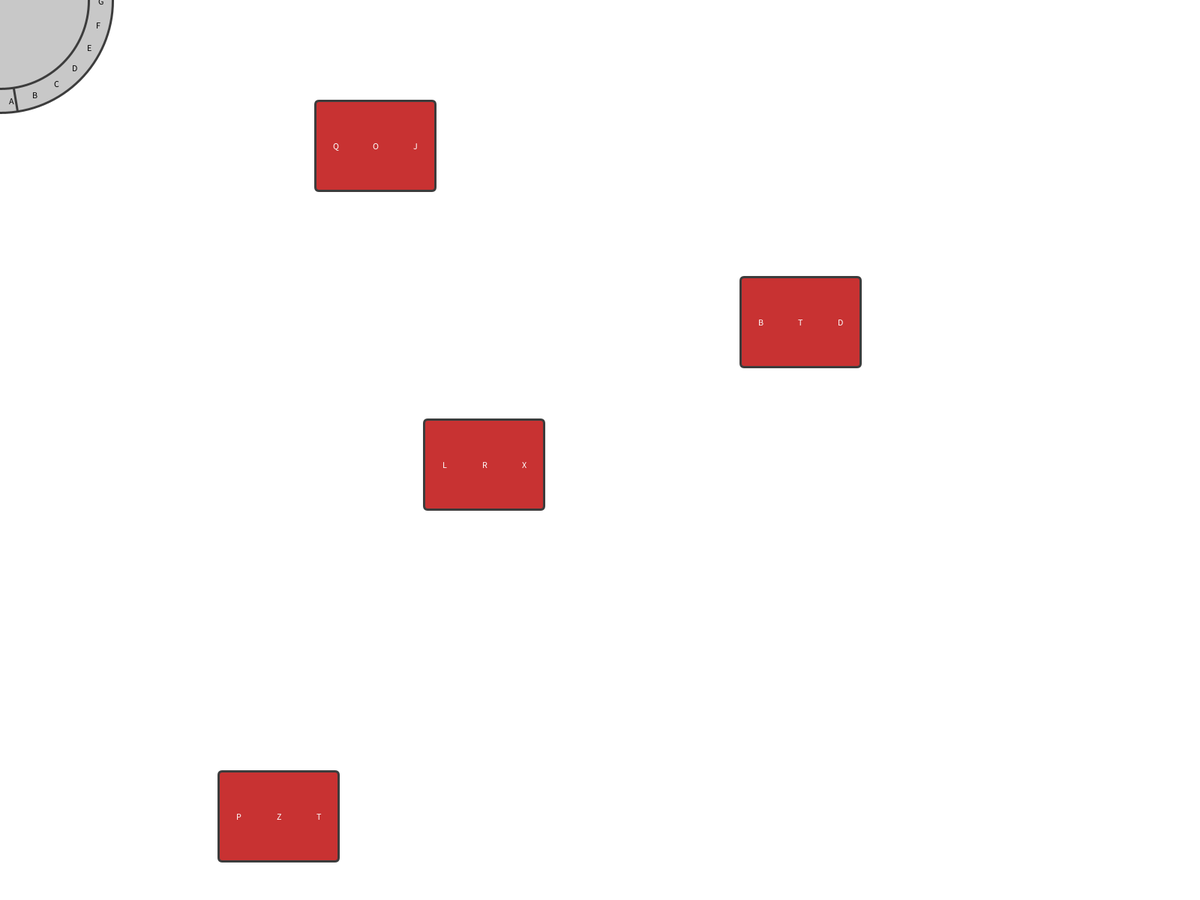
Frame 1 (no input)
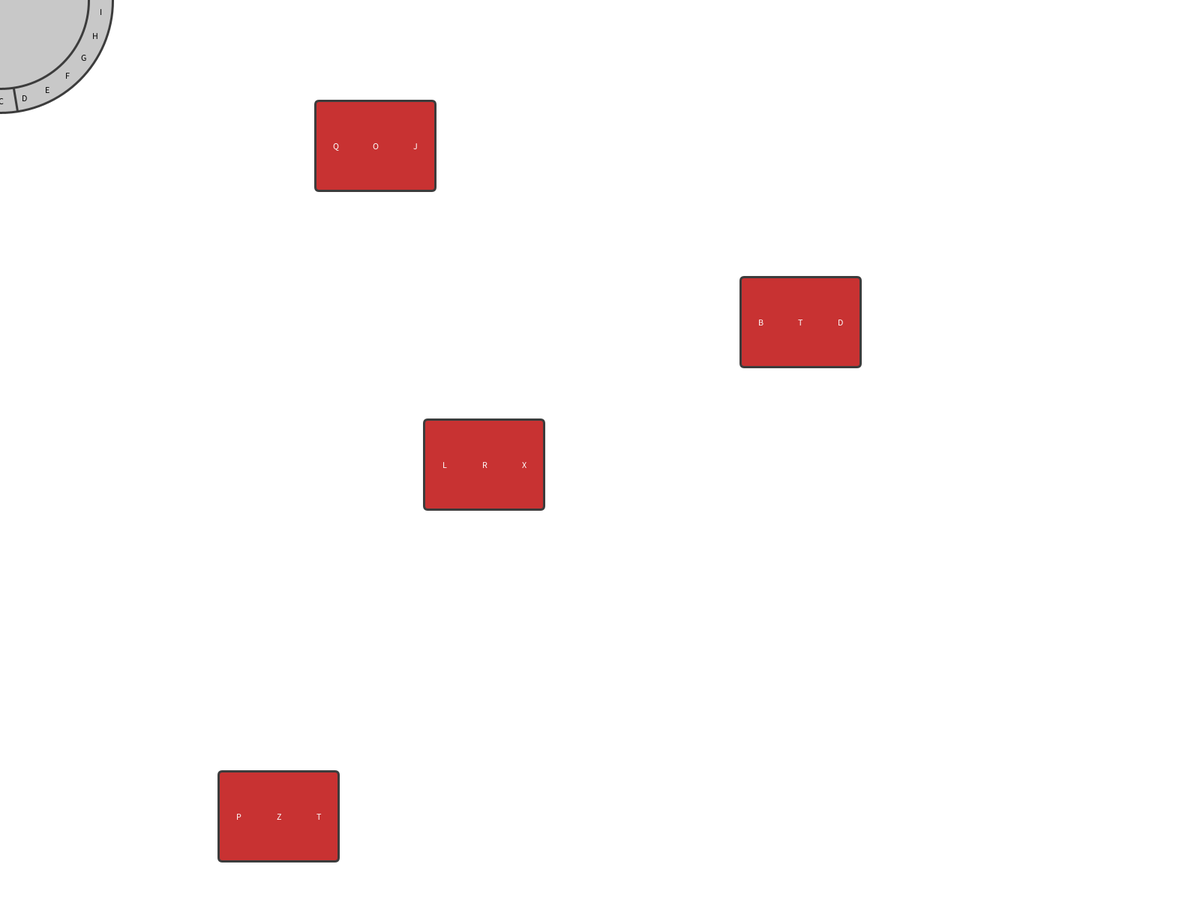
Frame 60 (the mouse pressed at the canvas centre just before this capture)
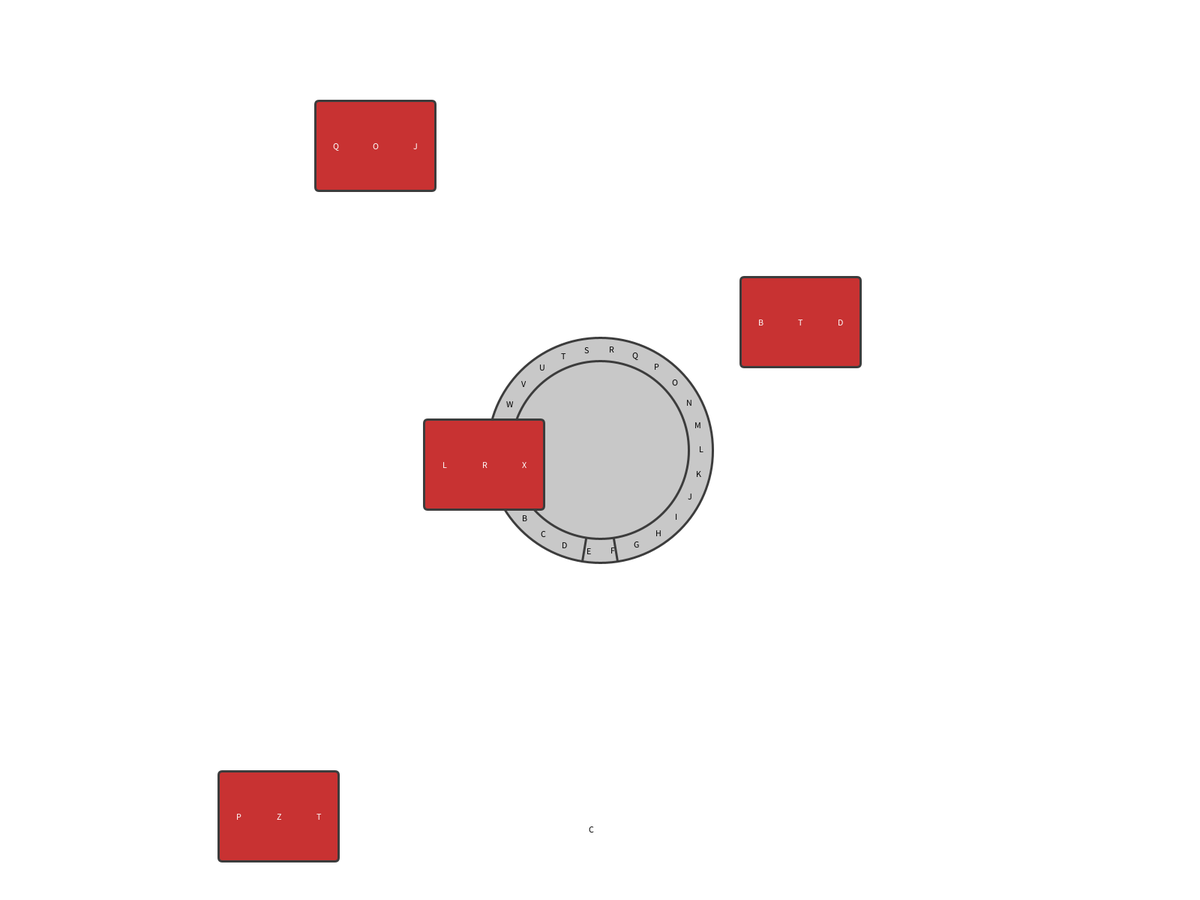
Frame 120 (the mouse held since frame 60 and released just before this capture)

The Processing sketch that drew these frames (run headless with seeded random() and noise(); from frame 60 on, the mouse is pressed at the canvas centre):

// Processing sketch: wordGame
// ── wordGame.pde
Player player;
ArrayList<Letter> letters = new ArrayList<Letter>();
Block[] blocks = new Block[4];
void setup() {
  fullScreen();
  player = new Player();
  for(int i = 0; i<blocks.length; i++){
    blocks[i] = new Block();
  }
  noCursor();
}
void draw() {
  background(255);
  player.display(mouseX, mouseY);
  for (int i = 0; i < letters.size(); i++) {
    Letter let = letters.get(i);
    let.display();
  }
  for(int i = 0; i<blocks.length; i++){
    blocks[i].display();
  }
}
void keyReleased() {
 for(int i = 0; i<blocks.length; i++){
    blocks[i] = new Block();
  }}

void mousePressed() {
  letters.add(new Letter(player.getLetter(),mouseX,mouseY+player.size/2));
}
// ── Block.pde
class Block{
  PVector pos;
  float len;
  float hgt;
  char[] chars = new char[3];
 Block(){
   float border = .1;
   len = width*.1;
   hgt = height*.1;
   pos = new PVector(random(width*border,width-width*border),(random(height*border,height-height*border)));
  for(int i = 0; i<chars.length; i++){
    chars[i] = char(90-floor(random(26)));
  }
 }
 void display(){
   fill(200,50,50);
   rect(pos.x,pos.y,len,hgt,5);
   fill(255);
   for(int i = 0; i<chars.length; i++){
    text(chars[i],pos.x+len/chars.length*i+len/chars.length/2,pos.y+hgt/2); 
   }
 }
}
// ── Letter.pde
class Letter{
  PVector pos;
  PVector vel;
  char letter;
  
  Letter(char let, float x, float y){
    letter = let;
    pos = new PVector(x,y);
    vel = new PVector(random(-1,1),random(4,8));
  }
  void display(){
    pos.add(vel);
    text(letter,pos.x,pos.y);
  }
}
// ── Player.pde
class Player {
  float size;
  Player() {
    size = height/4;
  } 
  float a;
  void display(float x, float y) {
    a+=.01;
    fill(200);
    stroke(60);
    strokeWeight(3);
    ellipse(x, y, size, size);
    for (int i = 0; i<26; i++) {
      fill(0);
      textAlign(CENTER, CENTER);
      float cx = x+cos(TAU/26*i+a+PI/2+TAU/26/2)*(size*.9)/2;
      float cy = y+sin(TAU/26*i+a+PI/2+TAU/26/2)*(size*.9)/2;
      text(char(90-i), cx, cy);
    }
    float newsize = 0.8;
    float dif = PI/20;
    line(x+cos(PI/2+dif)*size/2, y+sin(PI/2+dif)*size/2, x+cos(PI/2+dif)*size/2*newsize, y+sin(PI/2+dif)*size/2*newsize);
    dif = -dif;
    line(x+cos(PI/2+dif)*size/2, y+sin(PI/2+dif)*size/2, x+cos(PI/2+dif)*size/2*newsize, y+sin(PI/2+dif)*size/2*newsize);
    noFill();
    ellipse(x,y,size*newsize-3,size*newsize-3);
  }
  char getLetter() {
    return char(int(map(a%TAU, 0, TAU, 65, 91)));
  }
}
